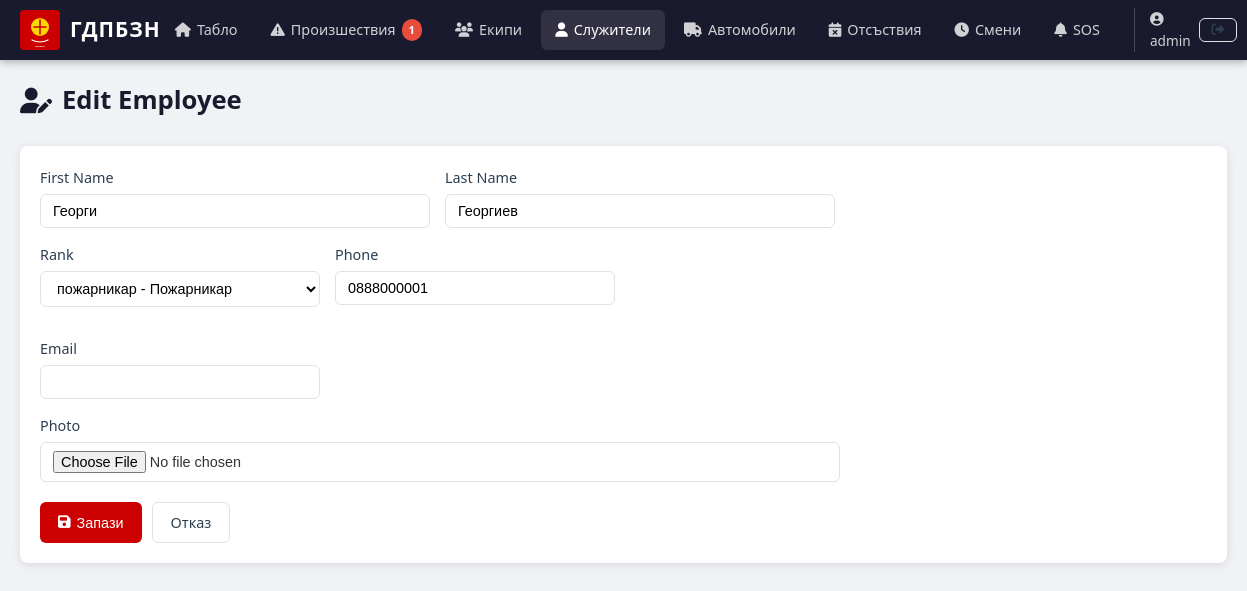
Screenshot of /employees/1/edit (signed in) with the database file from the repository.
### models.py (models this page shows, shortened)
class User(UserMixin, db.Model):
    __tablename__ = 'users'
    id = db.Column(db.Integer, primary_key=True)
    username = db.Column(db.String(64), unique=True, nullable=False)
    email = db.Column(db.String(120), unique=True, nullable=False)
    password_hash = db.Column(db.String(256), nullable=False)
    role = db.Column(db.String(20), default='user')
    created_at = db.Column(db.DateTime, default=datetime.utcnow)
    employee = db.relationship('Employee', backref='user', uselist=False)

class Employee(db.Model):
    __tablename__ = 'employees'
    id = db.Column(db.Integer, primary_key=True)
    user_id = db.Column(db.Integer, db.ForeignKey('users.id'), nullable=True)
    first_name = db.Column(db.String(100), nullable=False)
    last_name = db.Column(db.String(100), nullable=False)
    rank_id = db.Column(db.Integer, db.ForeignKey('ranks.id'), nullable=True)
    phone = db.Column(db.String(20), nullable=True)
    email = db.Column(db.String(120), nullable=True)
    is_active = db.Column(db.Boolean, default=True)
    photo = db.Column(db.String(255), nullable=True)
    created_at = db.Column(db.DateTime, default=datetime.utcnow)
    team_assignments = db.relationship('TeamAssignment', backref='employee', lazy=True)
    absences = db.relationship('Absence', backref='employee', lazy=True)
    tasks = db.relationship('TaskAssignment', backref='employee', lazy=True)
    team_leader = db.relationship('Team', backref='leader', lazy=True, foreign_keys='Team.leader_id')

### app.py (the view, shortened to what this page needs)
@app.route('/employees/<int:id>/edit', methods=['GET', 'POST'])
@login_required
@admin_required
def employee_edit(id):
    employee = Employee.query.get_or_404(id)
    form = EmployeeForm(obj=employee)
    form.rank_id.choices = [(0, '-- Select Rank --')] + [
        (r.id, f"{r.abbreviation} - {r.name}") for r in Rank.query.all()]
    form.first_name.data = employee.first_name
    form.last_name.data = employee.last_name
    form.rank_id.data = employee.rank_id or 0
    form.phone.data = employee.phone
    form.email.data = employee.email
    return render_template('employees/form.html', form=form, title='Edit Employee', employee=employee)

### forms.py
class EmployeeForm(FlaskForm):
    first_name = StringField('First Name', validators=[DataRequired(), Length(max=100)])
    last_name = StringField('Last Name', validators=[DataRequired(), Length(max=100)])
    rank_id = SelectField('Rank', coerce=int, validators=[Optional()])
    phone = StringField('Phone', validators=[Optional(), Length(max=20)])
    email = StringField('Email', validators=[Optional(), Email(), Length(max=120)])
    photo = FileField('Photo', validators=[FileAllowed(['jpg', 'jpeg', 'png', 'gif'], 'Images only!')])

### app.py (called while the page is built)
def admin_required(f):
    @wraps(f)
    def decorated(*args, **kwargs):
        if not current_user.is_authenticated or current_user.role != 'admin':
            abort(403)
        return f(*args, **kwargs)
    return decorated

@login_manager.user_loader
def load_user(user_id):
    return User.query.get(int(user_id))

@app.context_processor
def inject_now():
    return {
        'now': datetime.utcnow(),
        'today': date.today(),
        'active_incidents': Incident.query.filter(
            Incident.status.in_(['reported', 'dispatched', 'on_scene', 'in_progress'])
        ).count()
    }

### templates/employees/form.html (shortened to what this page needs)
{% extends "base.html" %}
{% block content %}
<div class="page-header">
    <h1><i class="fas fa-user-{{ 'edit' if employee else 'plus' }}"></i> {{ title }}</h1>
</div>
<div class="card">
    <div class="card-body">
        <form method="POST" enctype="multipart/form-data" class="form">
            <div class="form-row">
                <div class="form-group col-6">
                    <label>{{ form.first_name.label }}</label>
                    {{ form.first_name(class="form-control") }}
                </div>
                <div class="form-group col-6">
                    <label>{{ form.last_name.label }}</label>
                    {{ form.last_name(class="form-control") }}
                </div>
            </div>
            <div class="form-row">
                <div class="form-group col-4">
                    <label>{{ form.rank_id.label }}</label>
                    {{ form.rank_id(class="form-control") }}
                </div>
                <div class="form-group col-4">
                    <label>{{ form.phone.label }}</label>
                    {{ form.phone(class="form-control") }}
                </div>
                <div class="form-group col-4">
                    <label>{{ form.email.label }}</label>
                    {{ form.email(class="form-control") }}
                </div>
            </div>
            <div class="form-group">
                <label>{{ form.photo.label }}</label>
                {{ form.photo(class="form-control") }}
            </div>
            <div class="form-actions">
                <button type="submit" class="btn btn-primary"><i class="fas fa-save"></i> Запази</button>
                <a href="{{ url_for('employee_list') }}" class="btn btn-outline">Отказ</a>
            </div>
        </form>
    </div>
</div>
{% endblock %}

### templates/base.html (shortened to what this page needs)
<!DOCTYPE html>
<html lang="bg">
<head>
    <link rel="stylesheet" href="{{ url_for('static', filename='css/style.css') }}">
    <link rel="stylesheet" href="https://unpkg.com/leaflet@1.9.4/dist/leaflet.css" />
    <link rel="stylesheet" href="https://cdnjs.cloudflare.com/ajax/libs/font-awesome/6.5.1/css/all.min.css">
</head>
<body>
    {% if current_user.is_authenticated %}
    <nav class="navbar">
        <div class="nav-brand">
            <a href="{{ url_for('dashboard') }}">
                <img src="{{ url_for('static', filename='img/logo.svg') }}" alt="ГДПБЗН" height="40">
                <span class="nav-title">ГДПБЗН</span>
            </a>
        </div>
        <div class="nav-menu">
            <a href="{{ url_for('dashboard') }}" class="nav-link {% if request.endpoint == 'dashboard' %}active{% endif %}">
                <i class="fas fa-home"></i> Табло
            </a>
            <a href="{{ url_for('incident_list') }}" class="nav-link {% if request.endpoint and 'incident' in request.endpoint and request.endpoint != 'incident_create' %}active{% endif %}">
                <i class="fas fa-exclamation-triangle"></i> Произшествия
                {% if active_incidents > 0 %}
                <span class="badge badge-danger">{{ active_incidents }}</span>
                {% endif %}
            </a>
            <a href="{{ url_for('team_list') }}" class="nav-link {% if request.endpoint and 'team' in request.endpoint %}active{% endif %}">
                <i class="fas fa-users"></i> Екипи
            </a>
            <a href="{{ url_for('employee_list') }}" class="nav-link {% if request.endpoint and 'employee' in request.endpoint %}active{% endif %}">
                <i class="fas fa-user"></i> Служители
            </a>
            <a href="{{ url_for('vehicle_list') }}" class="nav-link {% if request.endpoint and 'vehicle' in request.endpoint %}active{% endif %}">
                <i class="fas fa-truck"></i> Автомобили
            </a>
            <a href="{{ url_for('absence_list') }}" class="nav-link {% if request.endpoint and 'absence' in request.endpoint %}active{% endif %}">
                <i class="fas fa-calendar-times"></i> Отсъствия
            </a>
            <a href="{{ url_for('shift_list') }}" class="nav-link {% if request.endpoint and 'shift' in request.endpoint %}active{% endif %}">
                <i class="fas fa-clock"></i> Смени
            </a>
            <a href="{{ url_for('sos_list') }}" class="nav-link sos-link {% if request.endpoint and 'sos' in request.endpoint %}active{% endif %}">
                <i class="fas fa-bell"></i> SOS
            </a>
            <div class="nav-user">
                <span class="user-name"><i class="fas fa-user-circle"></i> {{ current_user.username }}</span>
                <a href="{{ url_for('logout') }}" class="btn btn-sm btn-outline"><i class="fas fa-sign-out-alt"></i></a>
            </div>
        </div>
    </nav>
    {% endif %}
    <main class="container">
        {% block content %}{% endblock %}
    </main>
</body>
</html>

### static/css/style.css (style rules this page uses)
:root { --primary: #cc0000; --primary-dark: #990000; --primary-light: #ff3333; --secondary: #2c3e50; --secondary-light: #34495e; --success: #27ae60; --warning: #f39c12; --danger: #e74c3c; --info: #2980b9; --dark: #1a1a2e; --light: #f8f9fa; --gray: #6c757d; --border: #dee2e6; --shadow: 0 2px 10px rgba(0,0,0,0.1); --radius: 8px; --transition: all 0.3s ease; }
* { margin: 0; padding: 0; box-sizing: border-box; }
body { font-family: 'Segoe UI', system-ui, -apple-system, sans-serif; background: #f0f2f5; color: #333; line-height: 1.6; }
.container { max-width: 1400px; margin: 0 auto; padding: 20px; }
.navbar { background: var(--dark); color: white; padding: 0 20px; display: flex; align-items: center; justify-content: space-between; height: 60px; position: sticky; top: 0; z-index: 1000; box-shadow: 0 2px 8px rgba(0,0,0,0.3); }
.nav-brand a { display: flex; align-items: center; gap: 10px; color: white; text-decoration: none; }
.nav-title { font-size: 1.3rem; font-weight: 700; letter-spacing: 1px; }
.nav-menu { display: flex; align-items: center; gap: 5px; }
.nav-link { color: rgba(255,255,255,0.8); text-decoration: none; padding: 8px 14px; border-radius: 6px; font-size: 0.9rem; transition: var(--transition); display: flex; align-items: center; gap: 6px; }
.nav-link:hover, .nav-link.active { background: rgba(255,255,255,0.1); color: white; }
.nav-link .badge { background: var(--danger); color: white; font-size: 0.7rem; padding: 2px 7px; border-radius: 10px; font-weight: 700; }
.sos-link { animation: sosPulse 2s infinite; }
.nav-user { display: flex; align-items: center; gap: 8px; margin-left: 15px; padding-left: 15px; border-left: 1px solid rgba(255,255,255,0.2); }
.user-name { font-size: 0.85rem; color: rgba(255,255,255,0.8); }
.card { background: white; border-radius: var(--radius); box-shadow: var(--shadow); margin-bottom: 20px; overflow: hidden; }
.card-body { padding: 20px; }
.page-header { display: flex; align-items: center; justify-content: space-between; margin-bottom: 25px; flex-wrap: wrap; gap: 10px; }
.page-header h1 { font-size: 1.6rem; font-weight: 700; color: var(--dark); display: flex; align-items: center; gap: 10px; }
.btn { display: inline-flex; align-items: center; gap: 6px; padding: 8px 18px; border: none; border-radius: 6px; font-size: 0.9rem; font-weight: 500; cursor: pointer; text-decoration: none; transition: var(--transition); }
.btn-sm { padding: 5px 12px; font-size: 0.8rem; }
.btn-primary { background: var(--primary); color: white; }
.btn-outline { background: transparent; color: var(--secondary); border: 1px solid var(--border); }
.col-4 { flex: 0 0 calc(33.333% - 14px); min-width: 280px; }
.col-6 { flex: 0 0 calc(50% - 10px); min-width: 300px; }
.form { max-width: 800px; }
.form-group { margin-bottom: 15px; }
.form-group label { display: block; margin-bottom: 5px; font-weight: 500; font-size: 0.9rem; color: var(--secondary); }
.form-control { width: 100%; padding: 8px 12px; border: 1px solid var(--border); border-radius: 6px; font-size: 0.9rem; transition: var(--transition); background: white; }
.form-row { display: flex; gap: 15px; flex-wrap: wrap; }
.form-actions { display: flex; gap: 10px; margin-top: 20px; }

### rows the page displays
User: username "admin"
Employee: first_name "Георги", last_name "Георгиев", rank_id "пожарникар - Пожарникар", phone "0888000001"

### other values shown
{{ active_incidents }} "1"
{{ title }} "Edit Employee"
